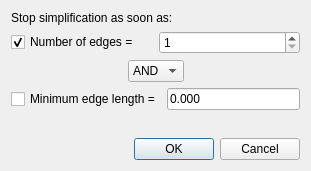
<?xml version="1.0" encoding="UTF-8"?>
<ui version="4.0">
 <class>Mesh_simplification_dialog</class>
 <widget class="QDialog" name="Mesh_simplification_dialog">
  <property name="geometry">
   <rect>
    <x>0</x>
    <y>0</y>
    <width>311</width>
    <height>171</height>
   </rect>
  </property>
  <property name="windowTitle">
   <string>Stop Predicate</string>
  </property>
  <layout class="QVBoxLayout" name="verticalLayout">
   <item>
    <widget class="QLabel" name="label">
     <property name="text">
      <string>Stop simplification as soon as:</string>
     </property>
    </widget>
   </item>
   <item>
    <layout class="QHBoxLayout" name="horizontalLayout">
     <item>
      <widget class="QCheckBox" name="m_use_nb_edges">
       <property name="text">
        <string>Number of edges =</string>
       </property>
       <property name="checked">
        <bool>true</bool>
       </property>
      </widget>
     </item>
     <item>
      <widget class="QSpinBox" name="m_nb_edges">
       <property name="minimum">
        <number>1</number>
       </property>
       <property name="maximum">
        <number>400000000</number>
       </property>
      </widget>
     </item>
    </layout>
   </item>
   <item>
    <layout class="QHBoxLayout" name="horizontalLayout_3">
     <item>
      <spacer name="horizontalSpacer_2">
       <property name="orientation">
        <enum>Qt::Horizontal</enum>
       </property>
       <property name="sizeHint" stdset="0">
        <size>
         <width>40</width>
         <height>20</height>
        </size>
       </property>
      </spacer>
     </item>
     <item>
      <widget class="QComboBox" name="m_combinatorial">
       <property name="enabled">
        <bool>true</bool>
       </property>
       <item>
        <property name="text">
         <string>AND</string>
        </property>
       </item>
       <item>
        <property name="text">
         <string>OR</string>
        </property>
       </item>
      </widget>
     </item>
     <item>
      <spacer name="horizontalSpacer">
       <property name="orientation">
        <enum>Qt::Horizontal</enum>
       </property>
       <property name="sizeHint" stdset="0">
        <size>
         <width>40</width>
         <height>20</height>
        </size>
       </property>
      </spacer>
     </item>
    </layout>
   </item>
   <item>
    <layout class="QHBoxLayout" name="horizontalLayout_2">
     <item>
      <widget class="QCheckBox" name="m_use_edge_length">
       <property name="enabled">
        <bool>true</bool>
       </property>
       <property name="text">
        <string>Minimum edge length =</string>
       </property>
      </widget>
     </item>
     <item>
      <widget class="DoubleEdit" name="m_edge_length">
       <property name="text">
        <string>0.000</string>
       </property>
      </widget>
     </item>
    </layout>
   </item>
   <item>
    <spacer name="verticalSpacer">
     <property name="orientation">
      <enum>Qt::Vertical</enum>
     </property>
     <property name="sizeHint" stdset="0">
      <size>
       <width>20</width>
       <height>40</height>
      </size>
     </property>
    </spacer>
   </item>
   <item>
    <widget class="QDialogButtonBox" name="buttonBox">
     <property name="orientation">
      <enum>Qt::Horizontal</enum>
     </property>
     <property name="standardButtons">
      <set>QDialogButtonBox::Cancel|QDialogButtonBox::Ok</set>
     </property>
    </widget>
   </item>
  </layout>
 </widget>
 <customwidgets>
  <customwidget>
   <class>DoubleEdit</class>
   <extends>QLineEdit</extends>
   <header>CGAL_double_edit.h</header>
  </customwidget>
 </customwidgets>
 <resources/>
 <connections>
  <connection>
   <sender>buttonBox</sender>
   <signal>accepted()</signal>
   <receiver>Mesh_simplification_dialog</receiver>
   <slot>accept()</slot>
   <hints>
    <hint type="sourcelabel">
     <x>384</x>
     <y>191</y>
    </hint>
    <hint type="destinationlabel">
     <x>157</x>
     <y>195</y>
    </hint>
   </hints>
  </connection>
  <connection>
   <sender>buttonBox</sender>
   <signal>rejected()</signal>
   <receiver>Mesh_simplification_dialog</receiver>
   <slot>reject()</slot>
   <hints>
    <hint type="sourcelabel">
     <x>384</x>
     <y>191</y>
    </hint>
    <hint type="destinationlabel">
     <x>286</x>
     <y>195</y>
    </hint>
   </hints>
  </connection>
 </connections>
</ui>
